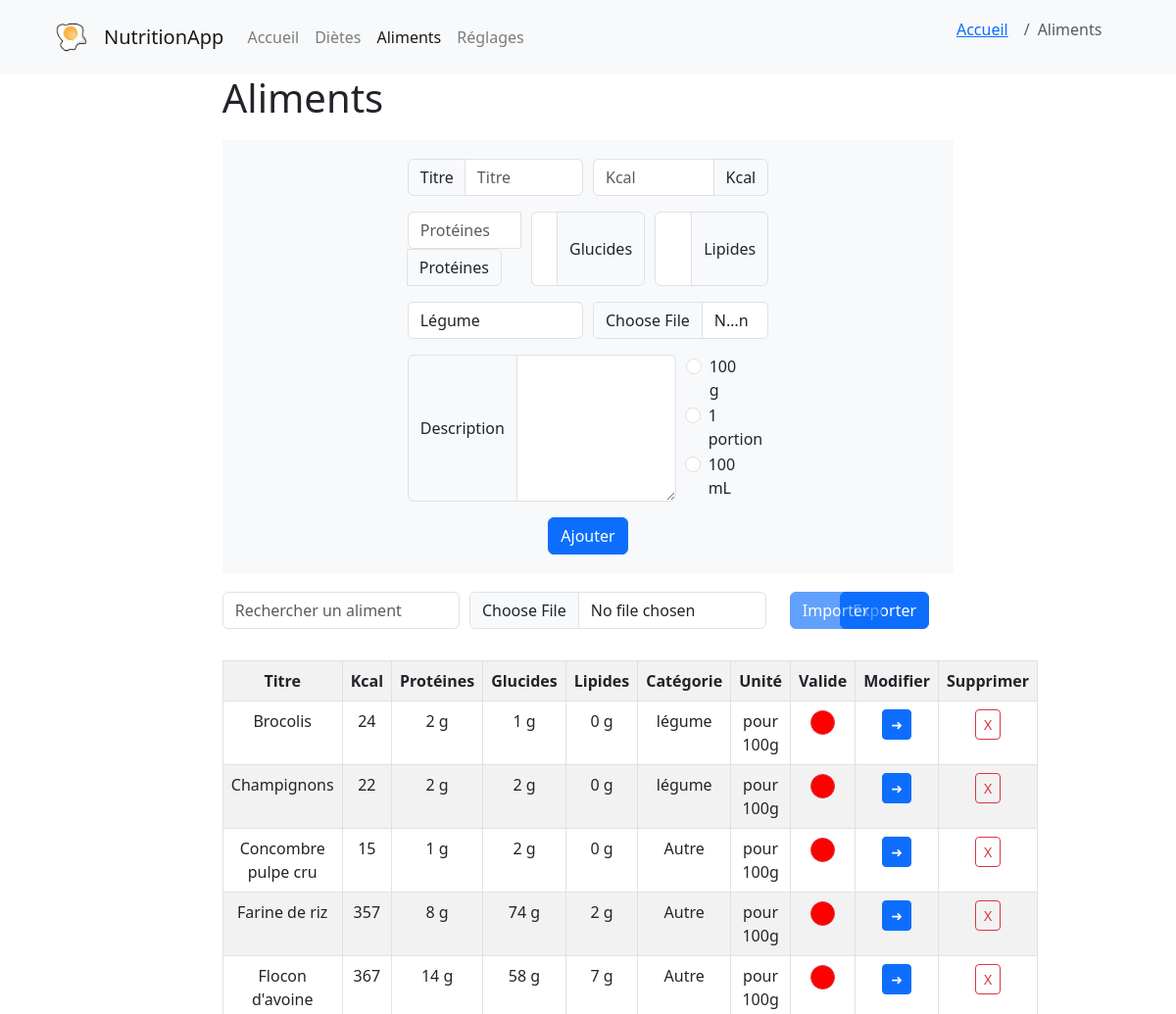
Page /aliments (upper part) on the earlier database version.
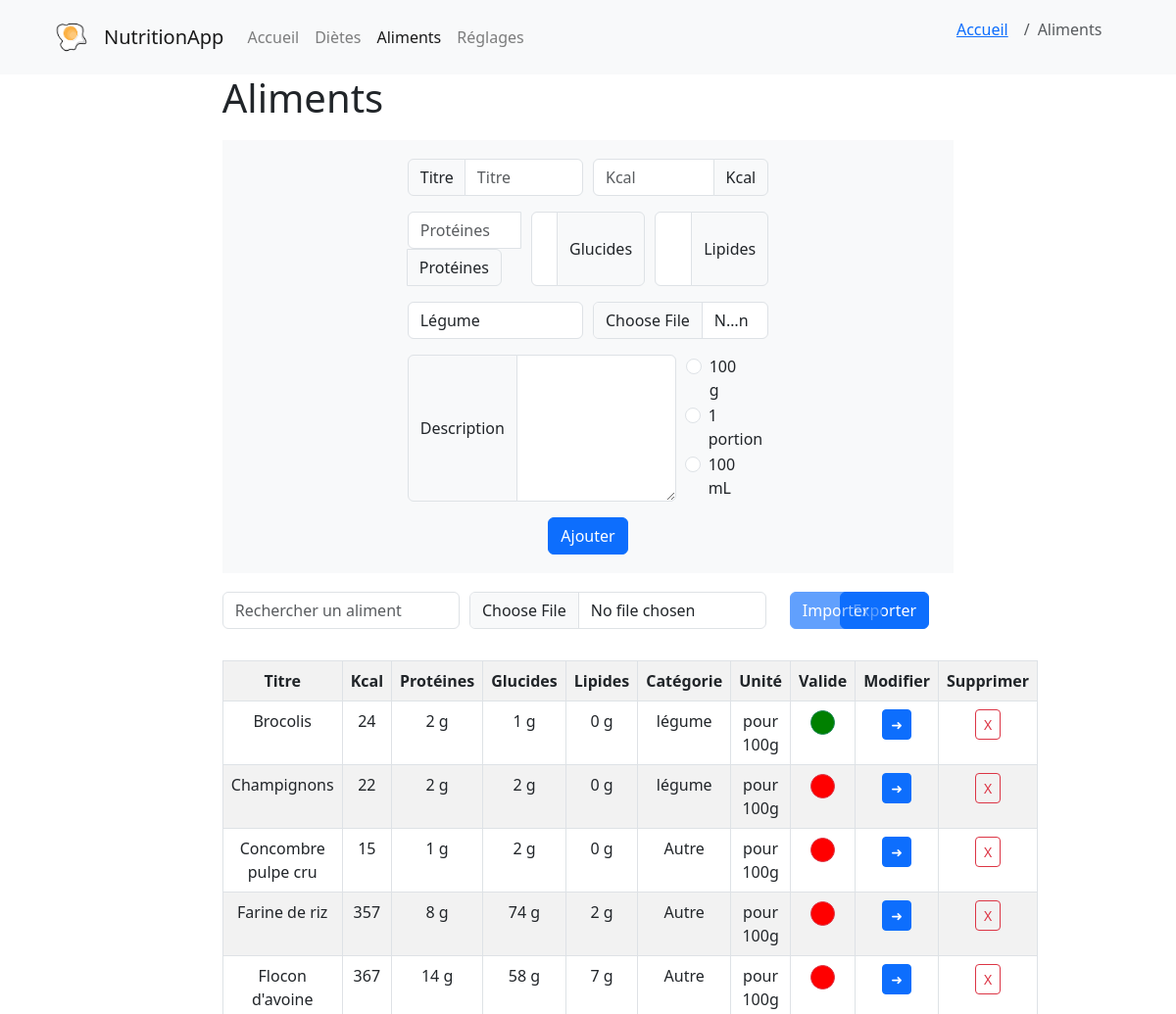
Same page on the later database version.
### models/Aliment.py (models this page shows, shortened)
class Aliment(db.Model):
    id = db.Column(db.Integer, primary_key=True)
    titre = db.Column(db.String(255), nullable=True, unique=True)
    kcal = db.Column(db.Integer, nullable=True, server_default='0')
    proteines = db.Column(db.Integer, nullable=True, server_default='0')
    glucides = db.Column(db.Integer, nullable=True, server_default='0')
    lipides = db.Column(db.Integer, nullable=True, server_default='0')
    categorie = db.Column(db.String(255), nullable=True, server_default="Autre") # légume, fruit, féculent...
    photo = db.Column(db.String(255), nullable=True, server_default='')
    description = db.Column(db.String(255), nullable=True, server_default='')
    unite = db.Column(db.Integer, nullable=True, server_default='0') # 0 = 100g, 1 = 1 unité, 2 = mL
    valide = db.Column(db.Integer, nullable=True, server_default='0') # 0 = non validé, 1 = validé
    def get_all():
        return Aliment.query.order_by(Aliment.titre).limit(MAX_RESULTS).all()

### app2.py (the view)
@app.route('/aliments')
def aliments():
    aliments = Aliment.get_all()
    return render_template('aliment/aliments.html', aliments=aliments)

### templates/aliment/aliments.html (shortened to what the changed rows need)
{% extends 'base.html' %}
{% block content %}
{% set page = 'aliments' %}
{% set place = ["accueil","aliments"] %}
<link rel="stylesheet" href="{{ url_for('static', filename='css/pages.css') }}">
<div class="content">
<h1 class="title">{% block title %} Aliments {% endblock %}</h1>
        <table class="table table-striped table-bordered">
            <tr class="text-center">
                <th>Titre</th>
                <th>Kcal</th>
                <th>Protéines</th>
                <th>Glucides</th>
                <th>Lipides</th>
                <th>Catégorie</th>
                <th>Unité</th>
                <th>Valide</th>
                <th>Modifier</th>
                <th>Supprimer</th>
            </tr>
            {% for aliment in aliments %}
            <tr class="element_aliment_liste">
                <td style="width: 20%">{{ aliment.titre }}</td>
                <td style="width: 10%">{{ aliment.kcal }}</td>
                <td style="width: 10%">{{ aliment.proteines }} g</td>
                <td style="width: 10%">{{ aliment.glucides }} g</td>
                <td style="width: 10%">{{ aliment.lipides }} g</td>
                <td style="width: 10%">{{ aliment.categorie }}</td>
                {% if aliment.unite == 1 %}
                <td style="width: 10%">pour 1 portion</td>
                {% elif aliment.unite == 2 %}
                <td style="width: 10%">pour 100 mL</td>
                {% else %}
                <td style="width: 10%">pour 100g</td>
                {% endif %}
                {% if aliment.valide == 1 %}
                <td style="width: 10%">
                        <a href="{{ url_for('controllers.invalider_aliment', id=aliment.id) }}" class="btn btn-sm btn-outline-success green_dot"></a>
                </td>
                {% else %}
                <td style="width: 10%">
                        <a href="{{ url_for('controllers.valider_aliment', id=aliment.id) }}" class="btn btn-sm btn-outline-danger red_dot"></a>
                </td>
                {% endif %}
            <td style="width: 10%">
                    <a href="{{ url_for('controllers.modifier_aliment', id=aliment.id) }}" class="btn btn-sm btn-primary">➜</a>
                </td>
                <td style="width: 10%">
                    <a href="{{ url_for('controllers.supprimer_aliment', id=aliment.id) }}" class="btn btn-sm btn-outline-danger">X</a>
                </td>
            </tr>
            {% endfor %}
        </table>
</div>
{% endblock %}

Differences in the rows shown:
changed Aliment "Brocolis": valide 0 → 1 (drawn)
